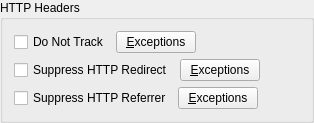
               <widget class="QGroupBox" name="groupBox_2">
                <property name="title">
                 <string>HTTP Headers</string>
                </property>
                <layout class="QVBoxLayout" name="verticalLayout_16">
                 <item>
                  <layout class="QHBoxLayout" name="horizontalLayout_42">
                   <item>
                    <widget class="QCheckBox" name="dntCheckBox">
                     <property name="sizePolicy">
                      <sizepolicy hsizetype="Minimum" vsizetype="Preferred">
                       <horstretch>0</horstretch>
                       <verstretch>0</verstretch>
                      </sizepolicy>
                     </property>
                     <property name="text">
                      <string>Do Not Track</string>
                     </property>
                    </widget>
                   </item>
                   <item>
                    <widget class="QPushButton" name="dntExceptionsPushButton">
                     <property name="text">
                      <string>&amp;Exceptions</string>
                     </property>
                    </widget>
                   </item>
                   <item>
                    <spacer name="horizontalSpacer_33">
                     <property name="orientation">
                      <enum>Qt::Horizontal</enum>
                     </property>
                     <property name="sizeHint" stdset="0">
                      <size>
                       <width>40</width>
                       <height>20</height>
                      </size>
                     </property>
                    </spacer>
                   </item>
                  </layout>
                 </item>
                 <item>
                  <layout class="QHBoxLayout" name="horizontalLayout_31">
                   <item>
                    <widget class="QCheckBox" name="suppressHttpRedirectCheckBox">
                     <property name="sizePolicy">
                      <sizepolicy hsizetype="Minimum" vsizetype="Preferred">
                       <horstretch>0</horstretch>
                       <verstretch>0</verstretch>
                      </sizepolicy>
                     </property>
                     <property name="text">
                      <string>Suppress HTTP Redirect</string>
                     </property>
                     <property name="checked">
                      <bool>false</bool>
                     </property>
                    </widget>
                   </item>
                   <item>
                    <widget class="QPushButton" name="httpRedirectExceptionsPushButton">
                     <property name="text">
                      <string>&amp;Exceptions</string>
                     </property>
                    </widget>
                   </item>
                   <item>
                    <spacer name="horizontalSpacer_22">
                     <property name="orientation">
                      <enum>Qt::Horizontal</enum>
                     </property>
                     <property name="sizeHint" stdset="0">
                      <size>
                       <width>40</width>
                       <height>20</height>
                      </size>
                     </property>
                    </spacer>
                   </item>
                  </layout>
                 </item>
                 <item>
                  <layout class="QHBoxLayout" name="horizontalLayout_28">
                   <item>
                    <widget class="QCheckBox" name="suppressHttpReferrerCheckBox">
                     <property name="sizePolicy">
                      <sizepolicy hsizetype="Minimum" vsizetype="Preferred">
                       <horstretch>0</horstretch>
                       <verstretch>0</verstretch>
                      </sizepolicy>
                     </property>
                     <property name="text">
                      <string>Suppress HTTP Referrer</string>
                     </property>
                     <property name="checked">
                      <bool>false</bool>
                     </property>
                    </widget>
                   </item>
                   <item>
                    <widget class="QPushButton" name="httpReferrerExceptionsPushButton">
                     <property name="text">
                      <string>&amp;Exceptions</string>
                     </property>
                    </widget>
                   </item>
                   <item>
                    <spacer name="horizontalSpacer_15">
                     <property name="orientation">
                      <enum>Qt::Horizontal</enum>
                     </property>
                     <property name="sizeHint" stdset="0">
                      <size>
                       <width>40</width>
                       <height>20</height>
                      </size>
                     </property>
                    </spacer>
                   </item>
                  </layout>
                 </item>
                </layout>
               </widget>
